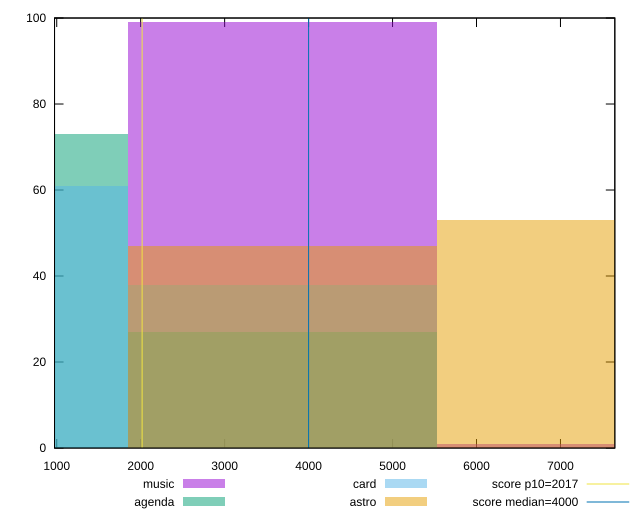

Here is the gnuplot script that generated this plot:
reset

$music <<EOF
3687.0773107356686 99
7374.154621471337 1
EOF

$agenda <<EOF
3687.0773107356686 27
0 73
EOF

$card <<EOF
3687.0773107356686 38
0 61
EOF

$astro <<EOF
3687.0773107356686 47
7374.154621471337 53
EOF

set key outside below
set boxwidth 3687.0773107356686
set xrange [973.8200000000003:7647.495999999997]
set yrange [0:100]
set trange [0:100]
set style fill transparent solid 0.5 noborder

set parametric
set terminal svg size 640, 520 enhanced background rgb 'white'
set output "report/report_00029_2021-02-24T13-36-40.390Z/mainthread-work-breakdown/comparison/histogram/all_raw.svg"

plot $music title "music" with boxes, \
     $agenda title "agenda" with boxes, \
     $card title "card" with boxes, \
     $astro title "astro" with boxes, \
     2017,t title "score p10=2017", \
     4000,t title "score median=4000"

reset
